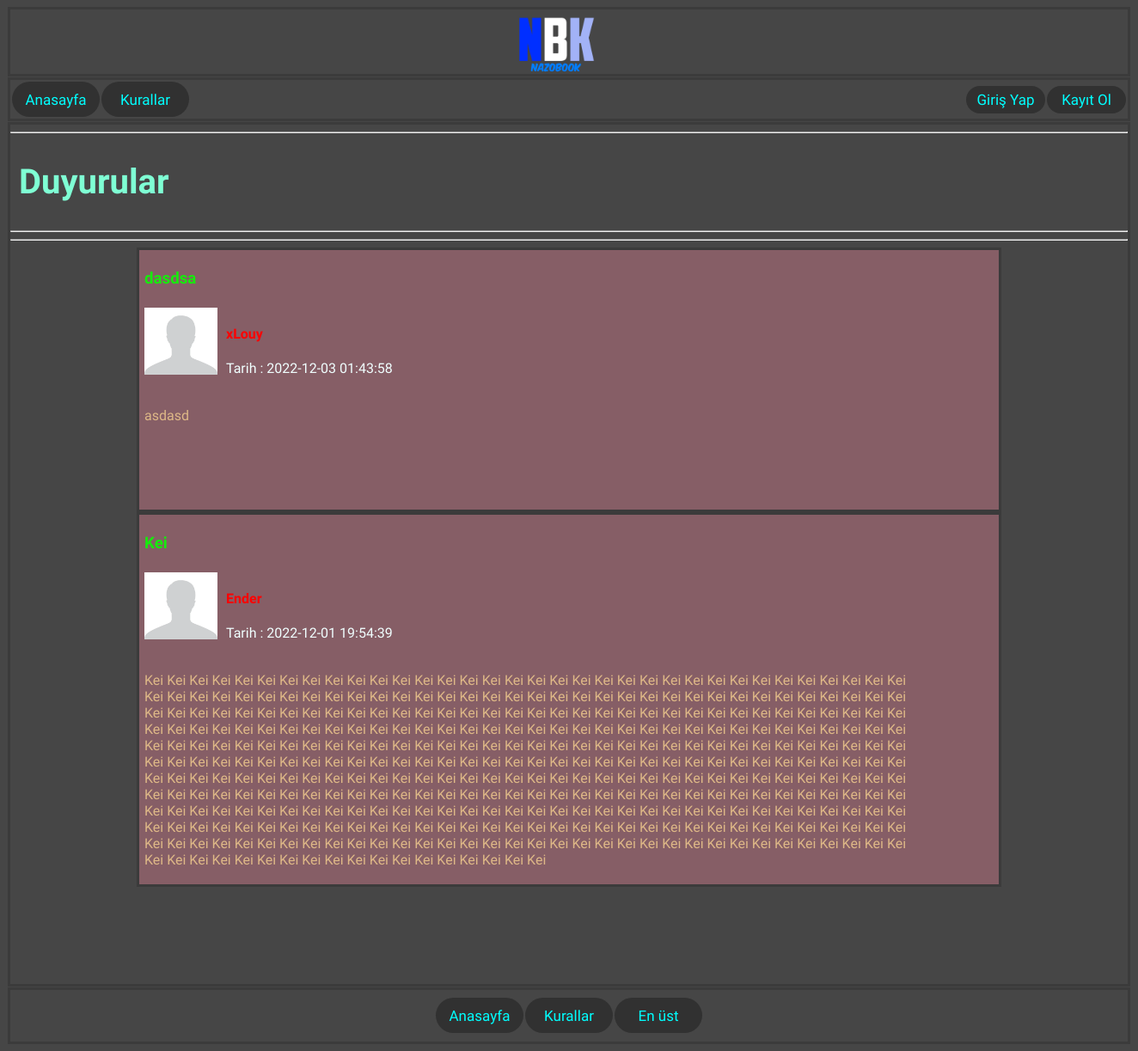
/duyurular.php, run on the app's committed database.
### tables this page shows
CREATE TABLE `gonderiler` (
  `gonderi_id` int(11) NOT NULL,
  `gonderi_kadi` varchar(500) NOT NULL,
  `gonderi_baslik` varchar(500) NOT NULL,
  `gonderi_mesaj` text NOT NULL,
  `gonderi_resim` int(11) NOT NULL DEFAULT 0,
  `gonderi_no` int(11) NOT NULL,
  `gonderi_duyuru` int(11) NOT NULL DEFAULT 0,
  `gonderi_tarih` timestamp NOT NULL DEFAULT current_timestamp()
);

### duyurular.php (the view, shortened to what this page needs)
<?php
include 'ayar.php';
?>
<!DOCTYPE html>
<html lang="tr-TR">
<head>
    <link rel="stylesheet" href="style.css">
</head>
<body>
<div id="reklamarea1">
</div>
<?php include 'header.php' ?>
    <article>
        <hr>
        <h1 id="bolumismi" style="font-family: 'Almarai', sans-serif;">Duyurular</h1>
        <hr>
        <hr>
        <?php
        $duyuru = 1;
        $dataList = $db -> prepare("SELECT * FROM gonderiler WHERE gonderi_duyuru = ? ORDER BY gonderi_id DESC ");
        $dataList -> execute([
            $duyuru
        ]);
        $dataList = $dataList -> fetchAll(PDO::FETCH_ASSOC);
        foreach($dataList as $row)
        {
            $data8 = $db-> prepare("SELECT * FROM uyeler WHERE uye_kadi=?");
            $data8 -> execute([
                $row["gonderi_kadi"]
            ]);
            $_data8 = $data8 -> fetch(PDO::FETCH_ASSOC);
            if($row["gonderi_duyuru"] == 1)
            {
                echo '<div id="gonderidivduy" style="border-style: solid;
    width: 1000px;
    min-height: 100px;
    margin: auto;
    border-color: rgb(59, 59, 59);
    background-color: rgba(184, 113, 127, 0.568);">';
            }else
            {
                echo '<div class="gonderidiv">';
            }
            echo '
            <table id="gonderitable">
                <tr>
                    <td><h3 style="font-family: \'Almarai\', sans-serif; color: rgb(23, 235, 13);">'.$row["gonderi_baslik"].'</h3></td>
                </tr>
                <tr>
                    <td>';
                    if(file_exists("kprofilphoto/".$row["gonderi_kadi"]."/profilphoto".$_data8["uye_pp"].".jpg"))
                    {
                        echo '<img src="kprofilphoto/'.$row["gonderi_kadi"].'/profilphoto'.$_data8["uye_pp"].'.jpg" alt="" width="100px" height="100px" style="float: left;">';
                    }else if(file_exists("kprofilphoto/".$row["gonderi_kadi"]."/profilphoto".$_data8["uye_pp"].".png"))
                    {
                        echo '<img src="kprofilphoto/'.$row["gonderi_kadi"].'/profilphoto'.$_data8["uye_pp"].'.png" alt="" width="100px" height="100px" style="float: left;">';
                    }else
                    {
                        echo '<img src="siteresimleri/bospp.jpg" alt="" width="85px" height="78px" style="float: left;">';
                    }
                echo '<h4 style="position: relative; left: 10px; font-family: \'Almarai\', sans-serif;';
                $data2 = $db-> prepare("SELECT * FROM uyeler WHERE uye_kadi=?");
                $data2 -> execute([
                    $row["gonderi_kadi"]
                ]);
                $_data2 = $data2 -> fetch(PDO::FETCH_ASSOC);
                if($_data2["sucuk"] == 1)
                {
                    echo 'color: red;"';
                }else
                {
                    echo 'color: azure;"';
                }
                echo '
                >'.$row["gonderi_kadi"].'</h4><p style="position: relative; left: 10px; font-family: \'Almarai\', sans-serif; color: azure;">Tarih : '.$row["gonderi_tarih"].'</p></td>
                </tr>
                <tr>
                    <td><p id="mesajid" style="font-family: \'Almarai\', sans-serif; color: burlywood; min-height: 100px; width: 900px; overflow-wrap: break-word;">'.$row["gonderi_mesaj"].'</p></td>
                </tr>';
            echo '
            </table>
            </div>';
        }
        ?>
    </article>
    <?php include 'footer.php'; ?>
</body>
</html>

### style.css (style rules this page uses)
body { background-color: rgb(70, 70, 70); }
article { border-style: solid; margin: auto; width: 1300px; min-height: 1000px; border-color: rgb(59, 59, 59); margin-top: 1px; }
#bolumismi { margin-left: 10px; font-size: 40px; color: aquamarine; }
#gonderidivduy { border-style: solid; width: 1000px; min-height: 100px; margin: auto; border-color: rgb(59, 59, 59); background-color: rgba(184, 113, 127, 0.568); }
#gonderitable { width: 990px; margin-left: 3px; }
#mesajid { overflow-wrap: break-word; }
#reklamarea1 { width: 300px; height: 900px; float: left; margin-top: 30px; position: fixed; }

### data on the page
gonderiler: gonderi_baslik "dasdsa", gonderi_kadi "xLouy", gonderi_tarih "2022-12-03 01:43:58", gonderi_mesaj "asdasd"
gonderiler: gonderi_baslik "Kei", gonderi_kadi "Ender", gonderi_tarih "2022-12-01 19:54:39", gonderi_mesaj "Kei Kei Kei Kei Kei Kei Kei Kei Kei Kei Kei Kei Kei Kei Kei Kei Kei Kei Kei Kei Kei Kei Kei Kei Kei Kei Kei Kei Kei Kei Kei Kei Kei Kei Kei Kei Kei Kei Kei Kei Kei Kei Kei Kei Kei Kei Kei Kei Kei Kei Kei Kei Kei Kei Kei Kei Kei Kei Kei Kei Kei Kei Kei Kei Kei Kei Kei Kei Kei Kei Kei Kei Kei Kei Kei Kei Kei Kei Kei Kei Kei Kei Kei Kei Kei Kei Kei Kei Kei Kei Kei Kei Kei Kei Kei Kei Kei Kei Kei Kei Kei Kei Kei Kei Kei Kei Kei Kei Kei Kei Kei Kei Kei Kei Kei Kei Kei Kei Kei Kei Kei Kei Kei Kei Kei Kei Kei Kei Kei Kei Kei Kei Kei Kei Kei Kei Kei Kei Kei Kei Kei Kei Kei Kei Kei Kei Kei Kei Kei Kei Kei Kei Kei Kei Kei Kei Kei Kei Kei Kei Kei Kei Kei Kei Kei Kei Kei Kei Kei Kei Kei Kei Kei Kei Kei…"
